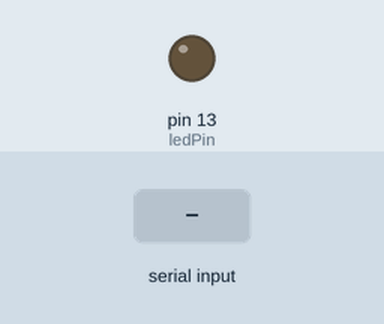
The sketch below on a simulated Arduino Uno, built with avr-gcc and run on an emulated ATmega328P. On the bench: output pins drawn as LEDs (lit = HIGH). Dashed ring = blinking. Inputs (shaded band) come from the test bench.

Above: at 1.2 s.
1.3 s: "90,45\n" received over Serial
At 1.9 s:
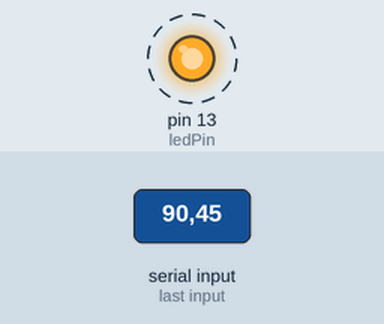
Timing chart, 0 to 10.3 s (numbered marks = the images above; inputs shaded):
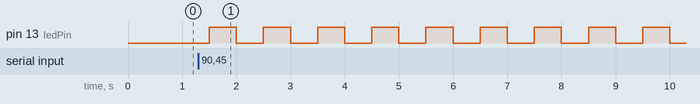

Measured:
- after the input at 1.3 s, pin 13 (ledPin): alternates HIGH for 0.50 s and LOW for 0.50 s, starting after 0.20 s

The sketch:

control_led_serial.ino
```cpp
#include <Arduino.h>

const int ledPin = 13;

void setup(){
  pinMode(ledPin, OUTPUT);
  Serial.begin(9600);
}

void loop(){
  if (Serial.available()) {
    light(Serial.read() - '0');
  }
  delay(500);
}


//Funcion que parpadea el led n veces siendo n : n<10 && n>0
void light(int n){
  for (int i = 0; i < n; i++) {
    digitalWrite(ledPin, HIGH);
    delay(500);
    digitalWrite(ledPin, LOW);
    delay(500);
  }
}
```
